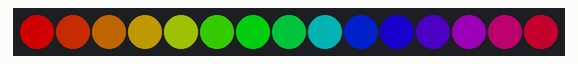
Bench run of a sketch on a simulated Arduino Uno, built with avr-gcc and run on an emulated ATmega328P. Parts: 15 RGB LEDs in strip order, left to right. Dim RGB values are drawn brighter than linear.

Above: at 0.15 s.
At 2.57 s:
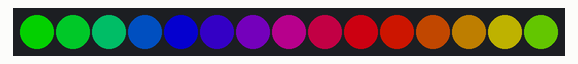
At 5.0 s:
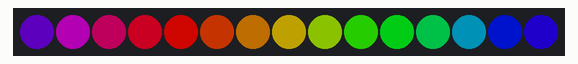
At 9.24 s:
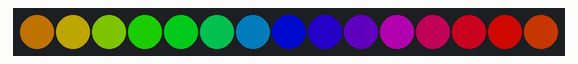
At 14.4 s:
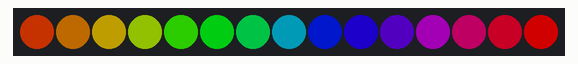
At 20.46 s:
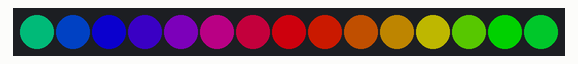

The sketch:

2_rainbow_effect.ino
```cpp
#include "FastLED.h"

#define PIN 4
#define NUM_LEDS 15  //Number of LEDs in the strip

CRGBArray<NUM_LEDS> leds;
uint8_t hue[NUM_LEDS];

void setup() {
  FastLED.addLeds<NEOPIXEL, PIN>(leds, NUM_LEDS);
  for (int i = 0; i < NUM_LEDS; i++) {
    hue[i] = 255 / NUM_LEDS * i;
  }


}

void loop() {
  //Rainbow Effect
  for (int i = 0; i < NUM_LEDS; i++) {
    leds[i] = CHSV(hue[i]++, 255, 175);
  }
  FastLED.show();
  delay(6);
}
```

Measured:
- by itself, everything shown: repeats every 19.4 s, in 64 steps
